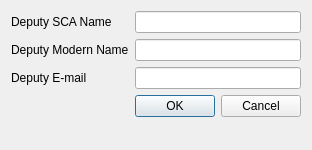
<?xml version="1.0" encoding="UTF-8"?>
<ui version="4.0">
 <class>DeputyMoasContact</class>
 <widget class="QDialog" name="DeputyMoasContact">
  <property name="geometry">
   <rect>
    <x>0</x>
    <y>0</y>
    <width>300</width>
    <height>150</height>
   </rect>
  </property>
  <property name="windowTitle">
   <string>Dialog</string>
  </property>
  <layout class="QFormLayout" name="formLayout">
   <item row="0" column="0">
    <widget class="QLabel" name="label">
     <property name="text">
      <string>Deputy SCA Name</string>
     </property>
    </widget>
   </item>
   <item row="1" column="0">
    <widget class="QLabel" name="label_2">
     <property name="text">
      <string>Deputy Modern Name</string>
     </property>
    </widget>
   </item>
   <item row="0" column="1">
    <widget class="QLineEdit" name="q23_deputysSca"/>
   </item>
   <item row="1" column="1">
    <widget class="QLineEdit" name="q24_deputysModern"/>
   </item>
   <item row="2" column="0">
    <widget class="QLabel" name="label_3">
     <property name="text">
      <string>Deputy E-mail</string>
     </property>
    </widget>
   </item>
   <item row="2" column="1">
    <widget class="QLineEdit" name="q25_deputysEmail"/>
   </item>
   <item row="3" column="1">
    <widget class="QDialogButtonBox" name="buttonBox">
     <property name="orientation">
      <enum>Qt::Horizontal</enum>
     </property>
     <property name="standardButtons">
      <set>QDialogButtonBox::Cancel|QDialogButtonBox::Ok</set>
     </property>
    </widget>
   </item>
   <item row="4" column="1">
    <spacer name="verticalSpacer">
     <property name="orientation">
      <enum>Qt::Vertical</enum>
     </property>
     <property name="sizeHint" stdset="0">
      <size>
       <width>20</width>
       <height>40</height>
      </size>
     </property>
    </spacer>
   </item>
  </layout>
 </widget>
 <resources/>
 <connections>
  <connection>
   <sender>buttonBox</sender>
   <signal>accepted()</signal>
   <receiver>DeputyMoasContact</receiver>
   <slot>accept()</slot>
   <hints>
    <hint type="sourcelabel">
     <x>248</x>
     <y>254</y>
    </hint>
    <hint type="destinationlabel">
     <x>157</x>
     <y>274</y>
    </hint>
   </hints>
  </connection>
  <connection>
   <sender>buttonBox</sender>
   <signal>rejected()</signal>
   <receiver>DeputyMoasContact</receiver>
   <slot>reject()</slot>
   <hints>
    <hint type="sourcelabel">
     <x>316</x>
     <y>260</y>
    </hint>
    <hint type="destinationlabel">
     <x>286</x>
     <y>274</y>
    </hint>
   </hints>
  </connection>
 </connections>
</ui>
